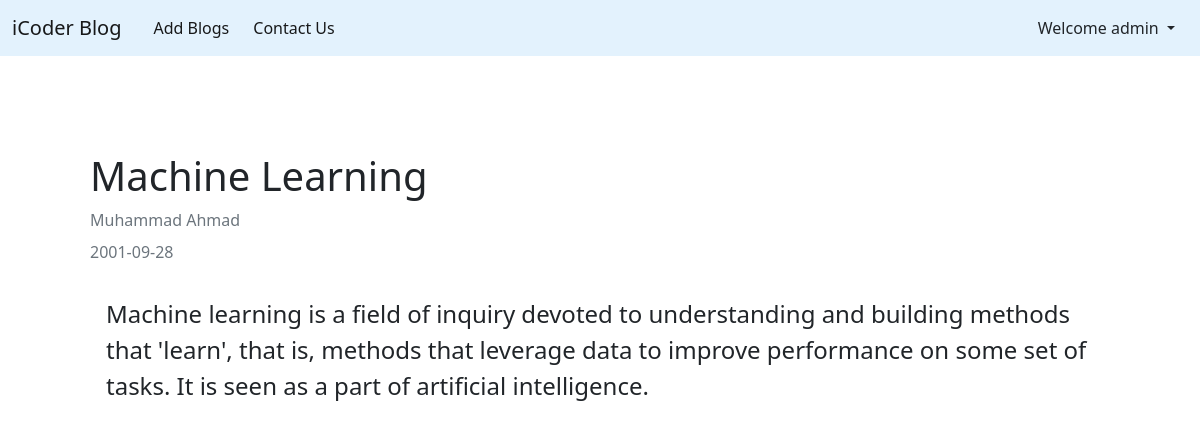
The app's page /detailBlog/1 (signed in) with its own data.
### blog/models.py (models this page shows)
class Blog(models.Model):
    blog_title = models.CharField(max_length=100)
    publish_Date = models.CharField(max_length=12)
    auther_name = models.CharField(max_length=20)
    blog_content = models.TextField()

### iCoderBlog/views.py (the view)
# urls.py: path('detailBlog/<id>', detailBlog),
def detailBlog(request, id):
    blog_Info = Blog.objects.get(id=id)
    data = {"BlogInfo": blog_Info}
    return render(request, 'detail.html', data)

### template/detail.html
{% extends 'base.html' %}
{% block content %}
<div class="container">
    <div class="row mt-5 p-5">
        <div class="col">
            <h3 class="fs-1">
                {{BlogInfo.blog_title}}
            </h3>
            <p class="card-subtitle mb-2 text-muted">
                {{BlogInfo.auther_name}}
            </p>
            <p class="card-subtitle mb-2 text-muted">
                {{BlogInfo.publish_Date}}
            </p>
            <p class="fs-4 mt-3 p-3">
                {{BlogInfo.blog_content}}
            </p>
        </div>
    </div>
</div>
{% endblock %}

### template/header.html (shortened to what this page needs)
<!doctype html>
<html lang="en">
<head>
    <link rel="stylesheet" href="/static/style/style.css">
    <link href="https://cdn.jsdelivr.net/npm/bootstrap@5.2.0-beta1/dist/css/bootstrap.min.css" rel="stylesheet"
>
</head>
<body>
    <header>
        <nav class="navbar  navbar-expand-lg" style="background-color: #e3f2fd;">
            <div class="container-fluid">
                <a class="navbar-brand" href="/">iCoder Blog</a>
                <div class="collapse navbar-collapse" id="navbarSupportedContent">
                    <ul class="navbar-nav me-auto mb-2 mb-lg-0">
                        {% if user.is_authenticated %}
                        <li class="nav-item">
                            <a class="nav-link active mx-2" aria-current="page" href="/blogs/">Add Blogs</a>
                          </li>
                          <li class="nav-item">
                            <a class="nav-link active" aria-current="page" href="/contact/">Contact Us</a>
                          </li>
                          {% endif %}
                    </ul>
                    {% if user.is_authenticated %}
                    <div class="dropdown">
                        <a class="btn dropdown-toggle" href="#" role="button" id="dropdownMenuLink"
                            data-bs-toggle="dropdown" aria-expanded="false">
                            Welcome {{request.user}}
                        </a>
                    </div>
                    {% else %}
                    <a href="/login/" class="btn btn-outline success">Login</a>
                    <a href="/signup/" class="btn btn-outline success">Sign Up</a>
                    {% endif %}
                </div>
            </div>
        </nav>
    </header>

### records on screen
Blog: blog_title "Machine Learning", auther_name "Muhammad Ahmad", publish_Date "2001-09-28", blog_content "Machine learning is a field of inquiry devoted to understanding and building methods that 'learn', that is, methods that leverage data to improve performance on some set of tasks. It is seen as a part of artificial intelligence."

### other values on screen
{{ request.user }} "admin"
